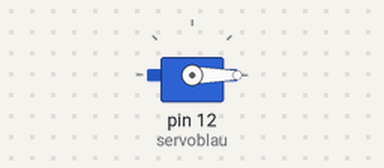
The sketch below on a simulated Arduino Uno, built with avr-gcc and run on an emulated ATmega328P. On the bench: servo.

Above: at 0.05 s.
At 1.25 s:
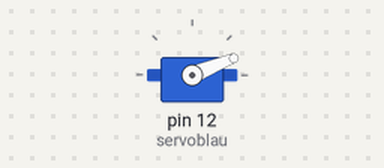
At 2.5 s:
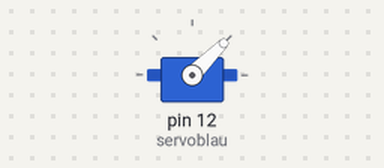
At 5.0 s:
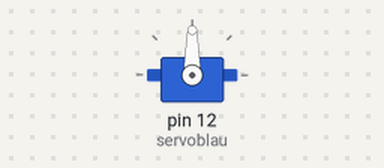
Timing chart, 0 to 6.5 s (numbered marks = the images above):
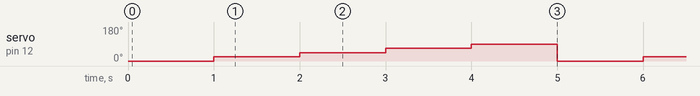

Measured:
- by itself, servo on pin 12 (servoblau): repeats every 5.0 s: 45° 1.0 s, 68° 1.0 s, 90° 1.0 s, 0° 1.0 s, 22° 1.0 s

The sketch:

servo_test.ino
```cpp
#include <Servo.h>


Servo servoblau;

void setup()
{
  Serial.begin(9600);
  servoblau.attach(12);
  servoblau.write(0);
}

void loop() {
  servoblau.write(0);
  delay(1000);
  servoblau.write(22);
  delay(1000);
  servoblau.write(45);
  delay(1000);
  servoblau.write(68);
  delay(1000);
  servoblau.write(90);
  delay(1000);
}
```
